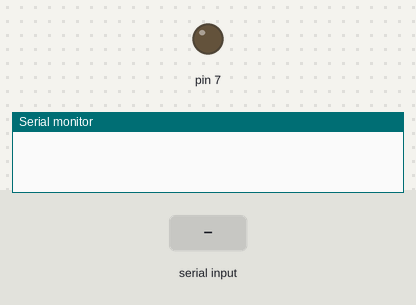
Recording of a sketch running on a simulated Arduino Uno, built with avr-gcc and run on an emulated ATmega328P. Shown: output pins drawn as LEDs (lit = HIGH), the last lines printed to the serial monitor. Inputs (shaded band) come from the test bench.

Above: at 1.2 s.
1.3 s: "1" received over Serial
At 1.8 s:
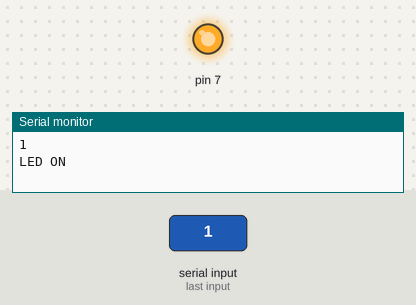
2.8 s: "0" received over Serial
At 4.2 s:
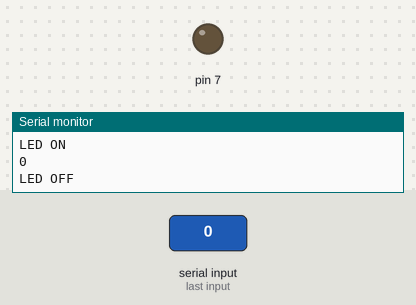
Timing chart, 0 to 5.8 s (numbered marks = the images above; inputs shaded):
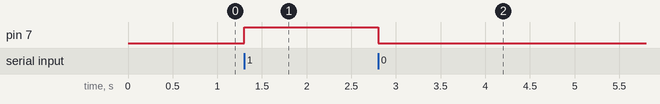

The sketch:

ReFlexUnityTest.ino
```cpp
String input;

void setup() {
  Serial.begin(115200);
  pinMode(7, OUTPUT);
}

void loop() {
  while (Serial.available() > 0) {
    char c = Serial.read();
    input += c;
  }

  if (input.length() > 0) {
    Serial.println(input);

    if (input.equals("1")) {
      digitalWrite(7, HIGH);
      Serial.println("LED ON");
    } else if (input.equals("0")) {
      digitalWrite(7, LOW);
      Serial.println("LED OFF");
    }

    input = "";
  }
}
```

Measured:
- after the input at 1.3 s, pin 7: LOW → HIGH at once
- after the input at 2.8 s, pin 7: HIGH → LOW at once
